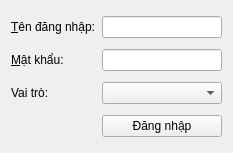
<?xml version="1.0" encoding="UTF-8"?>
<ui version="4.0">
 <class>LOGIN</class>
 <widget class="QWidget" name="LOGIN">
  <property name="geometry">
   <rect>
    <x>0</x>
    <y>0</y>
    <width>233</width>
    <height>153</height>
   </rect>
  </property>
  <property name="windowTitle">
   <string>Form</string>
  </property>
  <layout class="QGridLayout" name="gridLayout">
   <item row="0" column="0">
    <widget class="QLabel" name="label">
     <property name="text">
      <string>&amp;Tên đăng nhập:</string>
     </property>
     <property name="buddy">
      <cstring>txtUser</cstring>
     </property>
    </widget>
   </item>
   <item row="0" column="1">
    <widget class="QLineEdit" name="txtUser"/>
   </item>
   <item row="1" column="0">
    <widget class="QLabel" name="label_2">
     <property name="text">
      <string>&amp;Mật khẩu:</string>
     </property>
     <property name="buddy">
      <cstring>txtPass</cstring>
     </property>
    </widget>
   </item>
   <item row="1" column="1">
    <widget class="QLineEdit" name="txtPass">
     <property name="echoMode">
      <enum>QLineEdit::Password</enum>
     </property>
    </widget>
   </item>
   <item row="2" column="0">
    <widget class="QLabel" name="label_3">
     <property name="text">
      <string>Vai trò:</string>
     </property>
    </widget>
   </item>
   <item row="2" column="1">
    <widget class="QComboBox" name="comboBox"/>
   </item>
   <item row="3" column="1">
    <widget class="QPushButton" name="btnLogin">
     <property name="text">
      <string>Đăng nhập</string>
     </property>
    </widget>
   </item>
  </layout>
 </widget>
 <resources/>
 <connections/>
</ui>
